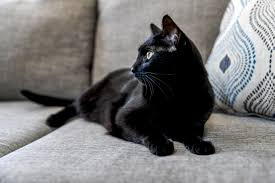
#> input picture Examples/input_image.png, 275 x 183 px, found by its file name
$ python samples.py
#> lines starting #> are read from the running program, lines starting #| are printed output that depends on the picture; after the words box and inside, x2 and y2 are one past the last pixel; in counts of white or black regions, pixels touching at a corner belong together
### imageToVector.py
import cv2
import numpy as np
import svgwrite

def image_to_vector(image_path, output_path):
    # Read the image
#> called with image_path = 'Examples/input_image.png', output_path = 'Examples/output_image.svg'
    image = cv2.imread(image_path, cv2.IMREAD_GRAYSCALE)
#> image: shape (183, 275); min 0, max 255, mean 121
    # Threshold the image to binary
    _, binary_image = cv2.threshold(image, 127, 255, cv2.THRESH_BINARY)
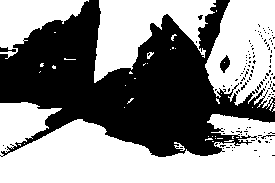
#> binary_image: shape (183, 275); 54.6% white; 131 black regions (128 under 20 px)
    # Find contours
    contours, _ = cv2.findContours(binary_image, cv2.RETR_TREE, cv2.CHAIN_APPROX_SIMPLE)
#> contours = 203 contours, 195 with area under 20; largest, box (x1, y1, x2, y2) and area: (0, 102, 275, 183) 13674, (205, 0, 275, 111) 5632, (94, 0, 216, 83) 4882, (0, 0, 89, 59) 2406, (219, 54, 231, 74) 126, (174, 142, 185, 151) 28, (197, 14, 204, 21) 23, (147, 52, 154, 59) 22

    # Create an SVG drawing
    dwg = svgwrite.Drawing(output_path, profile='tiny')

    # Draw each contour
    for contour in contours:
        # Convert contour points to a list of tuples with floats
        points = [(float(point[0][0]), float(point[0][1])) for point in contour]
        dwg.add(dwg.polygon(points, fill='black'))

    # Save the SVG file
    dwg.save()

### Examples/samples.py
import sys
import os

# Add the parent directory to the sys.path
sys.path.append(os.path.abspath(os.path.join(os.path.dirname(__file__), '..')))

import imageToVector

image_path = 'Examples/input_image.png'  # Change to your image path
output_path = 'Examples/output_image.svg'  # Change to your desired output path
imageToVector.image_to_vector(image_path, output_path)
#> (the call stopped at in image_to_vector, `dwg = svgwrite.Drawing(output_path, profile='tiny')`: svgwrite is not available in this run)
